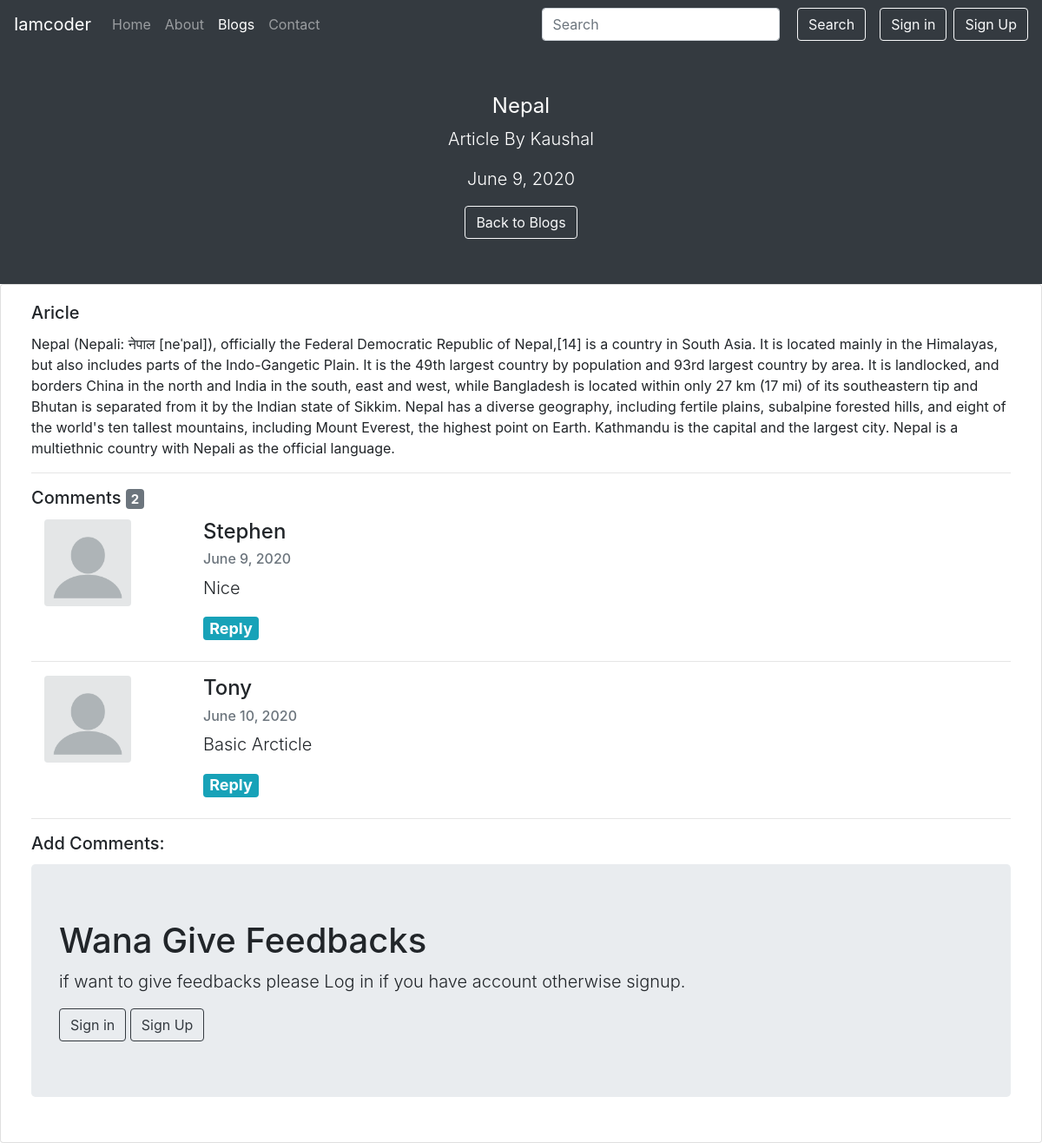
/blog/nepal, run on the app's committed database.
### blog/models.py (models this page shows, shortened)
class Post(models.Model):
    sno = models.AutoField(primary_key = True)
    author = models.CharField(max_length = 255)
    title = models.CharField(max_length = 255)
    slug = models.CharField(max_length = 255)
    content = models.TextField()
    timestamp = models.DateField(blank = True)

class BlogComment(models.Model):
   sno = models.AutoField(primary_key = True)
   comment = models.TextField(null = True)
   user = models.ForeignKey(User, on_delete=models.CASCADE)
   post = models.ForeignKey(Post, on_delete=models.CASCADE)
   parent = models.ForeignKey('self', on_delete=models.CASCADE, null=True, blank=True)
   timestamp = models.DateField(default = now)

### blog/views.py (the view)
# urls.py: path('<str:slug>', views.blogPost, name='blogPost'),
def blogPost(request, slug):
    post = Post.objects.filter(slug = slug).first()
    comments = BlogComment.objects.filter(post=post, parent=None)
    replies = BlogComment.objects.filter(post=post).exclude(parent=None)
    replyDict = {}
    for reply in replies:
        if reply.parent.sno not in replyDict.keys():
            replyDict[reply.parent.sno] = [reply]
        else:
            replyDict[reply.parent.sno].append(reply)
    context = { 'post' : post, 'comments':comments, 'user':request.user, 'replyDict': replyDict}
    return render(request, 'blog/blogpost.html', context)

### blog/templatetags/extras.py (called while the page is built)
@register.filter(name='get_val')
def get_val(dict, key):
    return dict.get(key)

### templates/blog/blogpost.html (shortened to what this page needs)
{% extends 'base.html' %}
{% block blogactive %} active {% endblock blogactive %}
{% block body %}
{% load static %}
{% load extras %}
<div class="overflow-hidden text-center text-white bg-dark">
  <div class="col-md-5 p-lg-5 mx-auto my-1">
    <h4 class="display-5 font-weight-normal">{{post.title}}</h4>
    <p class="lead ">Article By {{post.author}}</p>
    <p class="lead ">{{post.timestamp}}</p>
    <a class="btn btn-outline-light" href="/blog">Back to Blogs</a>
  </div>
</div>
<div class="card container-fluid">
  <div class="card-body">
    <h5 class="card-title">Aricle</h5>
    <p class="card-text">{{post.content}}</p>
    <hr class="featurette-divider">
    <h5 class="card-title">Comments <span class="badge badge-secondary">{{comments.count}}</span></h5>
    {% for comment in comments %}
    <div class="row featurette container">
      <div class="col-md-2">
        <img src="{% static "image/user.webp" %}" style="width:100px; height:100px;" class=" rounded">
      </div>
      <div class="col-md-10">
        <h4 class="featurette-heading"> {{comment.user.first_name}}<h6><span
              class="text-muted">{{comment.timestamp}}</span></h6>
        </h4>
        <p class="lead">{{comment.comment}}</p>
        <a style="text-decoration:none;" data-toggle="collapse" href="#reply{{comment.sno}}" role="button"
          aria-expanded="false" aria-controls="reply{{comment.sno}}">
          <h4> <span class="badge badge-info">Reply</span></h4>
        </a>
      </div>
    </div>
    <hr class="featurette-divider">
    {% endfor %}
    <h5 class="card-title"> Add Comments:</h5>
    {% if user.is_authenticated %}
    <form action="/blog/postcomment" method="post">{% csrf_token %}
      <div class="form-group">
        <input type="hidden" value="{{post.sno}}" name="postSno">
        <textarea class="form-control" placeholder="Comment Here..." name="comment"></textarea>
        <button type="submit" class="btn btn-outline-dark my-2">Comment</button>
        <input type="hidden" value="" name="parentSno">
      </div>
    </form>
    {% else %}
    <div class="jumbotron">
      <h1>Wana Give Feedbacks</h1>
      <p class="lead">if want to give feedbacks please Log in if you have account otherwise signup.</p>
      <button type="button" class="btn btn-outline-dark" data-toggle="modal" data-target="#SignIn">
        Sign in
      </button>
      <button type="button" class="btn btn-outline-dark" data-toggle="modal" data-target="#SignUp">
        Sign Up
      </button>
    </div>
    {% endif %}
  </div>
</div>
{% endblock body %}

### templates/base.html (shortened to what this page needs)
<!doctype html>
<html lang="en">
<head>
  <link rel="stylesheet" href="https://stackpath.bootstrapcdn.com/bootstrap/4.5.0/css/bootstrap.min.css"
>
</head>
<body>
  <nav class="navbar navbar-expand-lg navbar-dark bg-dark">
    <a class="navbar-brand" href="/">Iamcoder</a>
    <div class="collapse navbar-collapse" id="navbarSupportedContent">
      <ul class="navbar-nav mr-auto">
        <li class="nav-item {% block homeactive %}{% endblock homeactive %}">
          <a class="nav-link" href="/">Home</a>
        </li>
        <li class="nav-item {% block aboutactive %}{% endblock aboutactive %}">
          <a class="nav-link" href="/about">About</a>
        </li>
        <li class="nav-item {% block blogactive %}{% endblock blogactive %}">
          <a class="nav-link" href="/blog">Blogs</a>
        </li>
        <li class="nav-item {% block contactactive %}{% endblock contactactive %}">
          <a class="nav-link" href="/contact">Contact</a>
        </li>
      </ul>
      <div class="ml-auto form-inline">
        <form class="my-2 my-lg-0" method="get" action="/search/">
          <input class="form-control mr-sm-2" type="search" placeholder="Search" aria-label="Search" name="query"
            id="query">
          <button class="btn btn-outline-light my-2 my-sm-0 mx-2" type="submit">Search</button>
        </form>
        {% if user.is_authenticated %}
        <ul class="navbar-nav">
          <li class="nav-item dropdown">
            <a class="nav-link dropdown-toggle" href="#" id="navbarDropdown" role="button" data-toggle="dropdown"
              aria-haspopup="true" aria-expanded="false">
              {{request.user}}
            </a>
            <div class="dropdown-menu" aria-labelledby="navbarDropdown" style="left: -14px;">
              <a class="dropdown-item" href="/signout">Logout</a>
            </div>
          </li>
        </ul>
        {% else %}
        <button type="button" class="btn btn-outline-light mx-2" data-toggle="modal" data-target="#SignIn">
          Sign in
        </button>
        <button type="button" class="btn btn-outline-light" data-toggle="modal" data-target="#SignUp">
          Sign Up
        </button>
        {% endif %}
      </div>
      </div>
  </nav>
  {% block body %}
  {% endblock body %}
</body>
</html>

### data on the page
Post: title "Nepal", author "Kaushal", timestamp "June 9, 2020", content "Nepal (Nepali: नेपाल [neˈpal]), officially the Federal Democratic Republic of Nepal,[14] is a country in South Asia. It is located mainly in the Himalayas, but also includes parts of the Indo-Gangetic Plain. It is the 49th largest country by population and 93rd largest country by area. It is landlocked, and borders China in the north and India in the south, east and west, while Bangladesh is located within only 27 km (17 mi) of its southeastern tip and Bhutan is separated from it by the Indian state of Sikkim. Nepal has a diverse geography, including fertile plains, subalpine forested hills, and eight of the world's ten tallest mountains, including Mount Everest, the highest point on Earth.…"
BlogComment: user.first_name "Stephen", timestamp "June 9, 2020", comment "Nice"
BlogComment: user.first_name "Tony", timestamp "June 10, 2020", comment "Basic Arcticle"

### other printed values
{{ comments.count }} "2"
